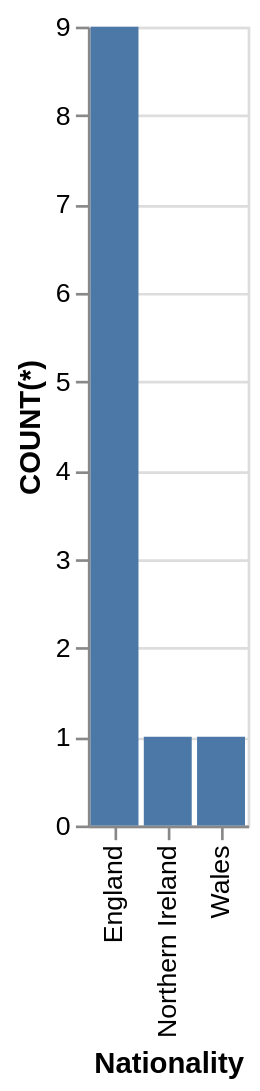

Specify this chart in Vega-Lite:
### Vega-Lite specification from a JSON file in a GitHub repository (floating-point values rounded to 4 significant figures)
{"data": {"values": [{"x_data": "England", "y_data": 9}, {"x_data": "Northern Ireland", "y_data": 1}, {"x_data": "Wales", "y_data": 1}]}, "mark": "bar", "encoding": {"x": {"field": "x_data", "type": "nominal", "title": "Nationality", "sort": "ascending"}, "y": {"field": "y_data", "type": "quantitative", "title": "COUNT(*)"}}}
